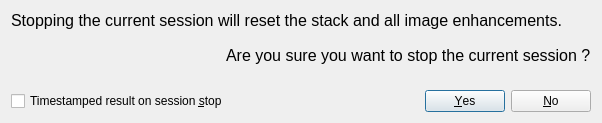
<?xml version="1.0" encoding="UTF-8"?>
<ui version="4.0">
 <class>SessionStopDialog</class>
 <widget class="QDialog" name="SessionStopDialog">
  <property name="windowModality">
   <enum>Qt::ApplicationModal</enum>
  </property>
  <property name="geometry">
   <rect>
    <x>0</x>
    <y>0</y>
    <width>602</width>
    <height>123</height>
   </rect>
  </property>
  <property name="windowTitle">
   <string>Session stop</string>
  </property>
  <property name="modal">
   <bool>true</bool>
  </property>
  <layout class="QVBoxLayout" name="verticalLayout">
   <item>
    <widget class="QLabel" name="label">
     <property name="font">
      <font>
       <pointsize>12</pointsize>
      </font>
     </property>
     <property name="text">
      <string>Stopping the current session will reset the stack and all image enhancements.</string>
     </property>
    </widget>
   </item>
   <item>
    <layout class="QHBoxLayout" name="horizontalLayout_2">
     <property name="topMargin">
      <number>9</number>
     </property>
     <item>
      <spacer name="horizontalSpacer_2">
       <property name="orientation">
        <enum>Qt::Horizontal</enum>
       </property>
       <property name="sizeHint" stdset="0">
        <size>
         <width>40</width>
         <height>20</height>
        </size>
       </property>
      </spacer>
     </item>
     <item>
      <widget class="QLabel" name="label_2">
       <property name="font">
        <font>
         <pointsize>12</pointsize>
        </font>
       </property>
       <property name="text">
        <string>Are you sure you want to stop the current session ?</string>
       </property>
       <property name="margin">
        <number>0</number>
       </property>
      </widget>
     </item>
    </layout>
   </item>
   <item>
    <spacer name="verticalSpacer">
     <property name="orientation">
      <enum>Qt::Vertical</enum>
     </property>
     <property name="sizeHint" stdset="0">
      <size>
       <width>20</width>
       <height>4</height>
      </size>
     </property>
    </spacer>
   </item>
   <item>
    <layout class="QHBoxLayout" name="horizontalLayout">
     <item>
      <widget class="QCheckBox" name="chk_save">
       <property name="font">
        <font>
         <pointsize>9</pointsize>
        </font>
       </property>
       <property name="text">
        <string>Timestamped result on session &amp;stop</string>
       </property>
      </widget>
     </item>
     <item>
      <spacer name="horizontalSpacer">
       <property name="orientation">
        <enum>Qt::Horizontal</enum>
       </property>
       <property name="sizeHint" stdset="0">
        <size>
         <width>40</width>
         <height>20</height>
        </size>
       </property>
      </spacer>
     </item>
     <item>
      <widget class="QDialogButtonBox" name="buttonBox">
       <property name="orientation">
        <enum>Qt::Horizontal</enum>
       </property>
       <property name="standardButtons">
        <set>QDialogButtonBox::No|QDialogButtonBox::Yes</set>
       </property>
       <property name="centerButtons">
        <bool>false</bool>
       </property>
      </widget>
     </item>
    </layout>
   </item>
  </layout>
 </widget>
 <resources/>
 <connections>
  <connection>
   <sender>buttonBox</sender>
   <signal>accepted()</signal>
   <receiver>SessionStopDialog</receiver>
   <slot>accept()</slot>
   <hints>
    <hint type="sourcelabel">
     <x>248</x>
     <y>254</y>
    </hint>
    <hint type="destinationlabel">
     <x>157</x>
     <y>274</y>
    </hint>
   </hints>
  </connection>
  <connection>
   <sender>buttonBox</sender>
   <signal>rejected()</signal>
   <receiver>SessionStopDialog</receiver>
   <slot>reject()</slot>
   <hints>
    <hint type="sourcelabel">
     <x>316</x>
     <y>260</y>
    </hint>
    <hint type="destinationlabel">
     <x>286</x>
     <y>274</y>
    </hint>
   </hints>
  </connection>
 </connections>
</ui>
